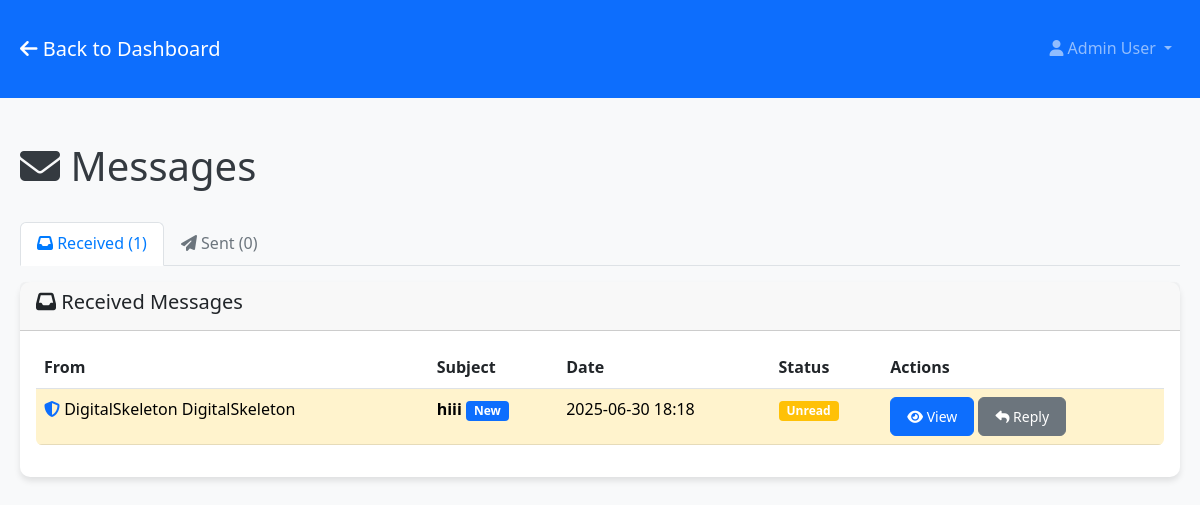
Screenshot of /messages (signed in) with the database file from the repository.
### models.py (models this page shows, shortened)
class User(db.Model):
    id = db.Column(db.Integer, primary_key=True)
    username = db.Column(db.String(80), unique=True, nullable=False)
    email = db.Column(db.String(120), unique=True, nullable=False)
    password_hash = db.Column(db.String(255), nullable=False)
    first_name = db.Column(db.String(100), nullable=False)
    last_name = db.Column(db.String(100), nullable=False)
    is_admin = db.Column(db.Boolean, default=False)
    is_verified = db.Column(db.Boolean, default=False)
    verification_token = db.Column(db.String(100), nullable=True)
    reset_token = db.Column(db.String(100), nullable=True)
    reset_token_expires = db.Column(db.DateTime, nullable=True)
    created_at = db.Column(db.DateTime, default=datetime.utcnow)
    last_login = db.Column(db.DateTime, nullable=True)
    pdf_codes = db.relationship('UserPDFCode', foreign_keys='UserPDFCode.user_id', backref='user', lazy=True, cascade='all, delete-orphan')
    pdf_requests = db.relationship('PDFRequest', backref='user', lazy=True, cascade='all, delete-orphan')
    sent_messages = db.relationship('Message', foreign_keys='Message.sender_id', backref='sender', lazy=True, cascade='all, delete-orphan')
    received_messages = db.relationship('Message', foreign_keys='Message.recipient_id', backref='recipient', lazy=True, cascade='all, delete-orphan')
    uploaded_pdfs = db.relationship('UserPDFCode', foreign_keys='UserPDFCode.uploaded_by_admin_id', backref='uploader', lazy=True)

class Message(db.Model):
    id = db.Column(db.Integer, primary_key=True)
    sender_id = db.Column(db.Integer, db.ForeignKey('user.id', ondelete='CASCADE'), nullable=False)
    recipient_id = db.Column(db.Integer, db.ForeignKey('user.id', ondelete='CASCADE'), nullable=False)
    subject = db.Column(db.String(200), nullable=False)
    content = db.Column(db.Text, nullable=False)  # Allows HTML content
    is_read = db.Column(db.Boolean, default=False)
    created_at = db.Column(db.DateTime, default=datetime.utcnow)
    parent_message_id = db.Column(db.Integer, db.ForeignKey('message.id', ondelete='CASCADE'), nullable=True)
    replies = db.relationship('Message', backref=db.backref('parent', remote_side=[id]), lazy=True)

### app.py (the view)
@app.route('/messages')
@login_required
def messages():
    user = User.query.get(session['user_id'])
    sent_messages = Message.query.filter_by(sender_id=user.id).order_by(Message.created_at.desc()).all()
    received_messages = Message.query.filter_by(recipient_id=user.id).order_by(Message.created_at.desc()).all()
    return render_template('messages/messages.html',
                         user=user,
                         sent_messages=sent_messages,
                         received_messages=received_messages)

### app.py (called while the page is built)
def login_required(f):
    @wraps(f)
    def decorated_function(*args, **kwargs):
        if 'user_id' not in session:
            flash('Please log in to access this page.', 'error')
            return redirect(url_for('login'))
        return f(*args, **kwargs)
    return decorated_function

### templates/messages/messages.html (shortened to what this page needs)
<!DOCTYPE html>
<html lang="en">
<head>
    <link href="https://cdn.jsdelivr.net/npm/bootstrap@5.3.0/dist/css/bootstrap.min.css" rel="stylesheet">
    <link rel="stylesheet" href="https://cdnjs.cloudflare.com/ajax/libs/font-awesome/6.4.0/css/all.min.css">
    <link rel="stylesheet" href="{{ url_for('static', filename='css/style.css') }}">
</head>
<body>
    <nav class="navbar navbar-expand-lg navbar-dark bg-primary">
        <div class="container">
            <a class="navbar-brand" href="{{ url_for('dashboard') }}">
                <i class="fas fa-arrow-left"></i> Back to Dashboard
            </a>
            <div class="navbar-nav ms-auto">
                <div class="nav-item dropdown">
                    <a class="nav-link dropdown-toggle" href="#" id="navbarDropdown" role="button" data-bs-toggle="dropdown">
                        <i class="fas fa-user"></i> {{ user.first_name }} {{ user.last_name }}
                    </a>
                </div>
            </div>
        </div>
    </nav>
    <div class="container mt-4">
        <div class="row">
            <div class="col-12">
                <div class="d-flex justify-content-between align-items-center mb-4">
                    <h1><i class="fas fa-envelope"></i> Messages</h1>
                </div>
            </div>
        </div>
        <ul class="nav nav-tabs" id="messageTabs">
            <li class="nav-item">
                <a class="nav-link active" id="received-tab" data-bs-toggle="tab" href="#received">
                    <i class="fas fa-inbox"></i> Received ({{ received_messages|length }})
                </a>
            </li>
            <li class="nav-item">
                <a class="nav-link" id="sent-tab" data-bs-toggle="tab" href="#sent">
                    <i class="fas fa-paper-plane"></i> Sent ({{ sent_messages|length }})
                </a>
            </li>
        </ul>
        <div class="tab-content mt-3">
            <div class="tab-pane fade show active" id="received">
                <div class="card">
                    <div class="card-header">
                        <h5><i class="fas fa-inbox"></i> Received Messages</h5>
                    </div>
                    <div class="card-body">
                        {% if received_messages %}
                        <div class="table-responsive">
                            <table class="table table-hover">
                                <thead>
                                    <tr>
                                        <th>From</th>
                                        <th>Subject</th>
                                        <th>Date</th>
                                        <th>Status</th>
                                        <th>Actions</th>
                                    </tr>
                                </thead>
                                <tbody>
                                    {% for message in received_messages %}
                                    <tr class="{% if not message.is_read %}table-warning{% endif %}">
                                        <td>
                                            {% if message.sender.is_admin %}
                                            <i class="fas fa-shield-alt text-primary"></i>
                                            {% endif %}
                                            {{ message.sender.first_name }} {{ message.sender.last_name }}
                                        </td>
                                        <td>
                                            <strong>{{ message.subject }}</strong>
                                            {% if not message.is_read %}
                                            <span class="badge bg-primary">New</span>
                                            {% endif %}
                                        </td>
                                        <td>{{ message.created_at.strftime('%Y-%m-%d %H:%M') }}</td>
                                        <td>
                                            {% if message.is_read %}
                                            <span class="badge bg-success">Read</span>
                                            {% else %}
                                            <span class="badge bg-warning">Unread</span>
                                            {% endif %}
                                        </td>
                                        <td>
                                            <button type="button" class="btn btn-sm btn-primary" onclick="viewMessage({{ message.id }}, '{{ message.sender.first_name }} {{ message.sender.last_name }}', '{{ message.subject }}', {{ message.sender.id }}, {{ message.is_read|lower }})">
                                                <i class="fas fa-eye"></i> View
                                            </button>
                                            {% if user.is_admin or message.sender.is_admin %}
                                            <button type="button" class="btn btn-sm btn-secondary" onclick="replyToMessage({{ message.sender.id }}, '{{ message.sender.first_name }} {{ message.sender.last_name }}', 'Re: {{ message.subject }}', {{ message.id }})">
                                                <i class="fas fa-reply"></i> Reply
                                            </button>
                                            {% endif %}
                                        </td>
                                    </tr>
                                    {% endfor %}
                                </tbody>
                            </table>
                        </div>
                        {% else %}
                        <div class="text-center py-4">
                            <i class="fas fa-inbox fa-3x text-muted mb-3"></i>
                            <h5>No messages received</h5>
                            <p class="text-muted">Your received messages will appear here.</p>
                        </div>
                        {% endif %}
                    </div>
                </div>
            </div>
        </div>
    </div>
</body>
</html>

### static/css/style.css (style rules this page uses)
:root { --primary-color: #007bff; --secondary-color: #6c757d; --success-color: #28a745; --danger-color: #dc3545; --warning-color: #ffc107; --info-color: #17a2b8; --light-color: #f8f9fa; --dark-color: #343a40; --white: #ffffff; --black: #000000; }
body { font-family: 'Segoe UI', Tahoma, Geneva, Verdana, sans-serif; background-color: var(--light-color); color: var(--dark-color); line-height: 1.6; }
.container { max-width: 1200px; margin: 0 auto; padding: 20px; }
.card { border: none; border-radius: 10px; box-shadow: 0 4px 6px rgba(0, 0, 0, 0.1); margin-bottom: 20px; }
.btn { border-radius: 6px; padding: 8px 16px; font-weight: 500; transition: all 0.3s ease; }
.nav-tabs .nav-link { border-radius: 6px 6px 0 0; border: 1px solid transparent; color: var(--secondary-color); }
.nav-tabs .nav-link.active { background-color: var(--white); border-color: #dee2e6 #dee2e6 var(--white); color: var(--primary-color); }
.table { border-radius: 6px; overflow: hidden; }
.badge { font-size: 0.75em; padding: 4px 8px; border-radius: 4px; }

### rows the page displays
User: first_name "Admin", last_name "User"
Message: sender.first_name "DigitalSkeleton", sender.last_name "DigitalSkeleton", subject "hiii", is_read "New", created_at "2025-06-30 18:18"

### other values shown
{{ received_messages|length }} "1"
{{ sent_messages|length }} "0"
